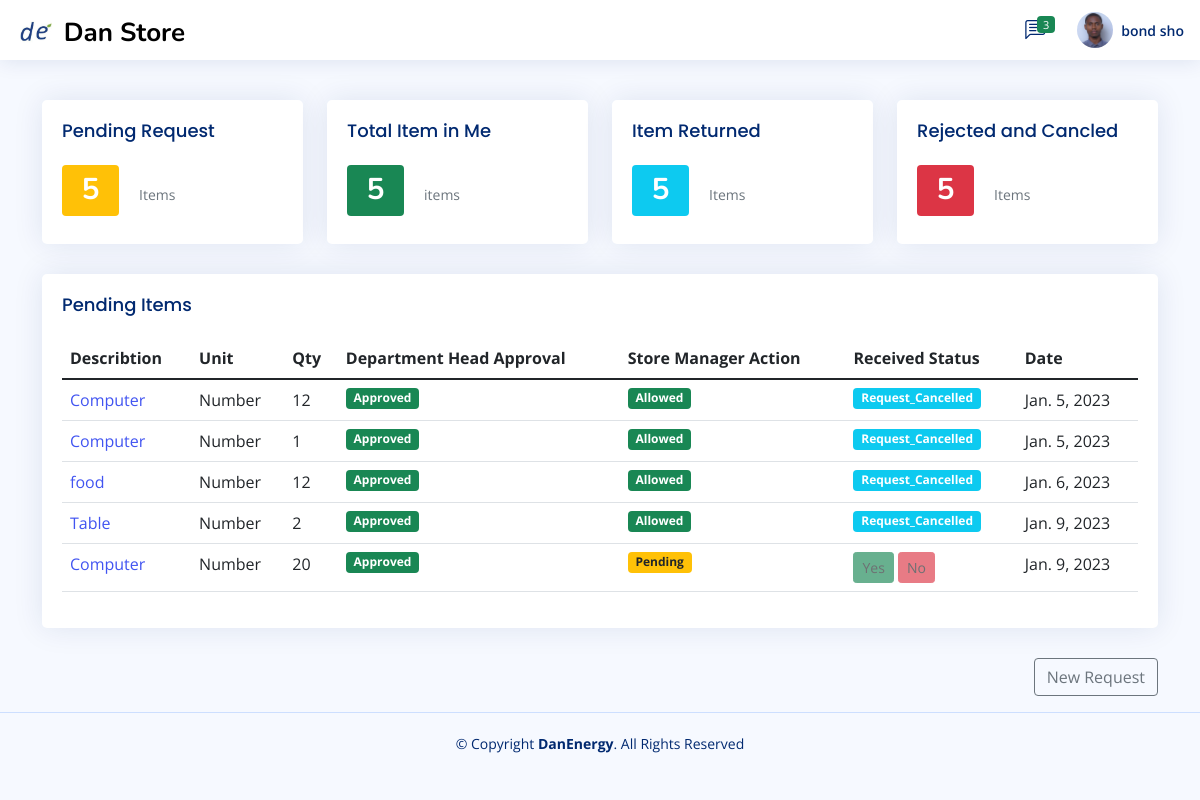
The app's page /Employer/pending_item (signed in), older data.
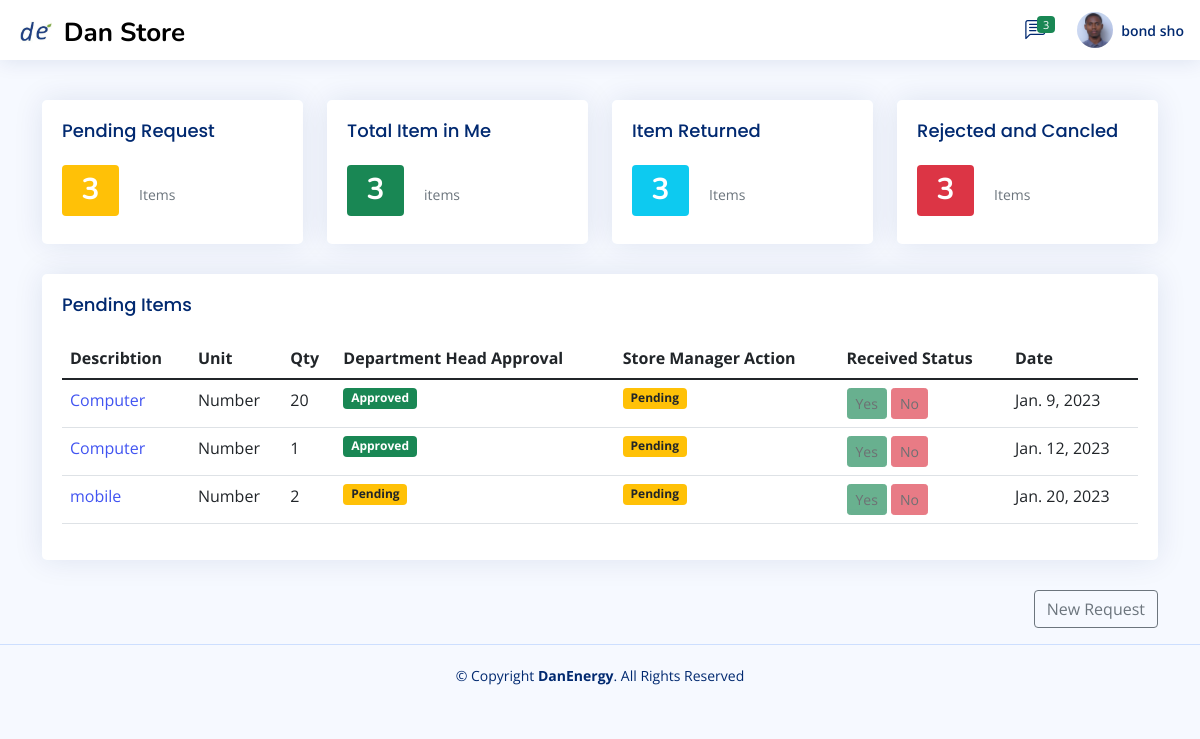
The same page, newer data.
### Store_manager/models.py (models this page shows)
class employe_request_form1_permanent(models.Model):
    store_Keeper_action_choice=(
        ('Pending','Pending'),
        ('Allowed','Allowed'),
        ('Reject','Reject'),
        ('Received ','Received'),
    )
    dept_head_action_choice=(
        ('Pending','Pending'),
        ('Approved','Approved'),
        ('Rejected','Rejected'),
    )
    Recival_status=(
        ('Received ','Received'),
        ('Not_Received ','Not_Received'),
        ('Returned','Returned'),
    )
    request_store=models.ForeignKey(allStore,null=True,blank=True,on_delete=models.CASCADE)
    date=models.DateField(auto_now_add=True,null=True)
    dept_head_Action=models.CharField(max_length=200,null=True,choices=dept_head_action_choice,default='Pending')
    Store_Keeper_Action=models.CharField(max_length=200,null=True,choices=store_Keeper_action_choice,default='Pending')
    Recival_status_by_Employer=models.CharField(max_length=200,null=True,choices=Recival_status)
    Request_by=models.CharField(max_length=100,null=True,blank=True)
    Department=models.CharField(max_length=100,null=True,blank=True)
    checkd_by=models.ForeignKey(employ,null=True,blank=True,on_delete=models.CASCADE)
    Description=models.CharField(max_length=100,null=True,blank=True)
    unit=models.CharField(max_length=100,null=True,blank=True)
    req_qty=models.CharField(max_length=100,null=True,blank=True)
    Remark=models.CharField(max_length=100,null=True,blank=True)
    note=models.TextField(max_length=100,null=True,blank=True)

### Employer/views.py (the view)
# urls.py: path('pending_item',views.pending_item,name="pending_item"),
def pending_item(request):
    users = User.objects.get(id=request.user.id)
    re_employ=employ.objects.get(user=users)
    admin = re_employ
    Request_by=re_employ.Full_Name
    all_emp_request=employe_request_form1_permanent.objects.filter(Q(Request_by=Request_by) & ~Q(Store_Keeper_Action='Reject') & ~Q(Recival_status_by_Employer='Received'))
    context={
        'all_emp_request':all_emp_request,
        'admin':admin,
    }
    return render(request,'employe/pending.html',context)

### Templates/employe/pending.html
{% extends 'employe/index.html' %} {% load static %}
{% block table %}
              <div class="col-lg-12">
                <div class="card recent-sales overflow-auto">
                  <div class="card-body">
                    <h5 class="card-title">Pending Items</h5>
                    <table class="table datatable">
                      <thead>
                        <tr>
                          <th scope="col">Describtion</th>
                          <th scope="col">Unit</th>
                          <th scope="col">Qty</th>
                          <th scope="col">Department Head Approval</th>
                          <th scope="col">Store Manager Action</th>
                          <th scope="col">Received Status</th>
                          <th scope="col">Date</th>
                        </tr>
                      </thead>
                      <tbody>
                        {% for item in all_emp_request %}
                         <tr>
                          <td><a href="{% url 'view_request' item.id %}">{{item.Description}}</a></td>
                          <td>{{item.unit}}</td>
                          <td>{{item.req_qty}}</td>
                          {% if item.dept_head_Action == 'Pending' %}
                          <td><span class="badge bg-warning text-dark">{{item.dept_head_Action}}</span></td>
                          {% elif item.dept_head_Action == 'Approved' %}
                          <td><span class="badge bg-success">{{item.dept_head_Action}}</span></td>
                          {% endif %}
                          {% if item.Store_Keeper_Action == "Pending" %}
                          <td><span class="badge bg-warning text-dark">{{item.Store_Keeper_Action}}</span></td>
                          {% elif item.Store_Keeper_Action == 'Allowed' %}
                          <td><span class="badge bg-success">{{item.Store_Keeper_Action}}</span></td>
                          {% elif item.Store_Keeper_Action == 'wait' %}
                          <td><span class="badge bg-info">{{item.Store_Keeper_Action}}</span></td>
                          {% endif %}
                          {% if item.Store_Keeper_Action == "Pending" %}
                          <td>
                            <a class="btn btn-sm btn-success text-dark disabled">Yes</a>
                            <a class="btn btn-sm btn-danger text-dark disabled">No</a>
                          </td>
                          {% elif item.Store_Keeper_Action == 'wait' %}
                          <td>
                            <a class="btn btn-sm btn-success text-dark disabled">Yes</a>
                            <a class="btn btn-sm btn-danger text-dark disabled">No</a>
                          </td>
                          {% elif item.Store_Keeper_Action == 'Allowed' %}
                             {% if item.Recival_status_by_Employer == 'Received' %}
                             <td><span class="badge bg-success">Completed_Request</span></td>
                          {% elif item.Recival_status_by_Employer == 'Not_Received' %}
                          <td><span class="badge bg-info">Request_Cancelled</span></td>
                          {% else  %}
                          <td>
                            <a href="{% url 'approved_accept' item.id %}" class="btn btn-sm btn-success text-dark ">Yes</a>
                            <a href="{% url 'cancel_request' item.id %}" class="btn btn-sm btn-danger text-dark ">No</a>
                          </td>
                            {% endif %}
                          {% elif item.Store_Keeper_Action == 'Reject' %}
                          <td>
                            <span class="badge bg-danger">Request_Rejected</span>
                          </td>
                          {% endif %}
                          <td>{{item.date}}</td>
                        </tr>
                       {% endfor %}
                      </tbody>
                    </table>
                  </div>
                </div>
                </div>
                {% endblock table %}

### Templates/employe/index.html (shortened to what the changed rows need)
{% extends 'base.html' %} {% load static %} {% block content %}
{% block profile1 %}
<main style="margin-top: 100px; " class="container">
    <section class="section">
      {% block employer %}
      <div class="row">
        <div class="col-xxl-3 col-xl-3 col-lg-3 col-md-3">
          <a href="{% url 'pending_item' %}">
          <div class="card info-card revenue-card newshadow">
            <div class="card-body">
              <div class="d-flex align-items-center">
                <div
                  class="card-icon rounded-circle d-flex align-items-center justify-content-center"
                >
                <h1><span class="badge bg-warning">{{all_emp_request.count}}</span><h1></h1>
            </div>
              </div>
            </div>
          </div>
        </a>
        </div>
        <div class="col-xxl-3 col-xl-3 col-lg-3 col-md-3">
          <a href="{% url 'total_item_in_me' %}">
          <div class="card info-card revenue-card newshadow">
            <div class="card-body">
              <div class="d-flex align-items-center">
                <div
                  class="card-icon rounded-circle d-flex align-items-center justify-content-center"
                >
                <h1><span class="badge bg-success">{{all_emp_request.count}}</span><h1></h1>
            </div>
              </div>
            </div>
          </div>
        </a>
        </div>
        <div class="col-xxl-3 col-xl-3 col-lg-3 col-md-3">
          <a href="{% url 'Returned_item' %}">
          <div class="card info-card revenue-card newshadow">
            <div class="card-body">
              <div class="d-flex align-items-center">
                <div
                  class="card-icon rounded-circle d-flex align-items-center justify-content-center"
                >
                <h1><span class="badge bg-info">{{all_emp_request.count}}</span><h1></h1>
            </div>
              </div>
            </div>
          </div>
        </a>
        </div>
        <div class="col-xxl-3 col-xl-3 col-lg-3 col-md-3">
          <a href="{% url 'Rejected_Canceld' %}">
          <div class="card info-card revenue-card newshadow">
            <div class="card-body">
              <div class="d-flex align-items-center">
                <div
                  class="card-icon rounded-circle d-flex align-items-center justify-content-center"
                >
                <h1><span class="badge bg-danger">{{all_emp_request.count}}</span><h1></h1>
            </div>
              </div>
            </div>
          </div>
        </a>
        </div>
      </div>
        <div class="row">
            <div class="col-lg-12">
            <div class="row">
              {% block table %}{% endblock table %}
                </div>
                {% endblock %}
         </div>
         </div>
    </section>
  </main>
  {% endblock profile1 %}
{% endblock %}

Row changes from the older to the newer data that the page shows:
removed employe_request_form1_permanent: Description "Computer", unit "Number", req_qty "12", dept_head_Action "Approved", Store_Keeper_Action "Allowed", Recival_status_by_Employer "Request_Cancelled", date "Jan. 5, 2023"
removed employe_request_form1_permanent: Description "Computer", unit "Number", req_qty "1", dept_head_Action "Approved", Store_Keeper_Action "Allowed", Recival_status_by_Employer "Request_Cancelled", date "Jan. 5, 2023"
removed employe_request_form1_permanent: Description "food", unit "Number", req_qty "12", dept_head_Action "Approved", Store_Keeper_Action "Allowed", Recival_status_by_Employer "Request_Cancelled", date "Jan. 6, 2023"
removed employe_request_form1_permanent: Description "Table", unit "Number", req_qty "2", dept_head_Action "Approved", Store_Keeper_Action "Allowed", Recival_status_by_Employer "Request_Cancelled", date "Jan. 9, 2023"
now on this page (row edited): employe_request_form1_permanent: Description "Computer", unit "Number", req_qty "1", dept_head_Action "Approved", Store_Keeper_Action "Pending", shows "Yes", date "Jan. 12, 2023"
now on this page (row edited): employe_request_form1_permanent: Description "mobile", unit "Number", req_qty "2", dept_head_Action "Pending", Store_Keeper_Action "Pending", shows "Yes", date "Jan. 20, 2023"
Text that changed along with them:
{{ all_emp_request.count }}: "5" → "3"
